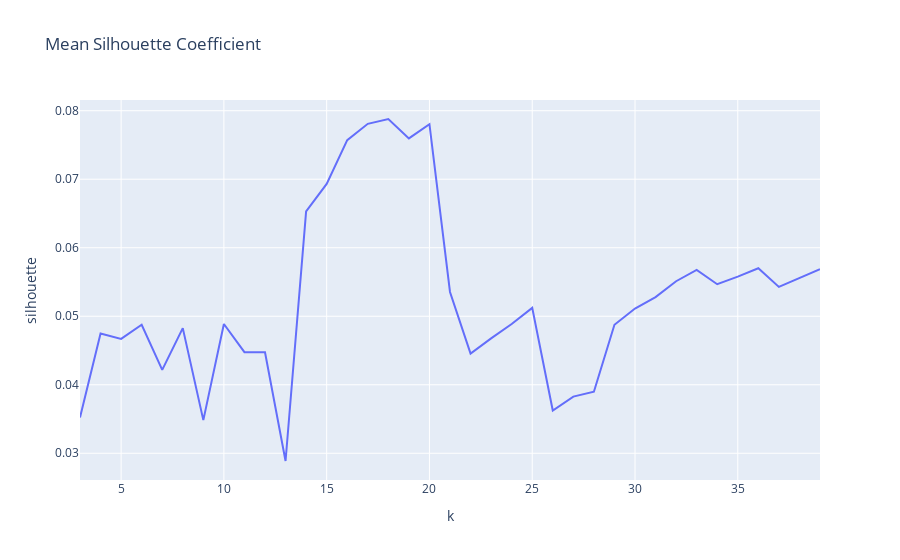

Write notebook code for a chart like this one.
### Markdown cell above
We are hoping to find an elbow in this plot where the rate of decrease abruptly changes from rapid to gradual.  This would indicate diminishing returns on computation beyond a certain k value.  We don't see any sort of elbow.  We actually have a very smooth plot which may indicate that our clustering is not good.  Let's instead look at the mean silhouette coefficient.

### Code cell
fig = px.line(df,x='k',y='silhouette',title='Mean Silhouette Coefficient')
fig.show()

### Figure 1 — Plotly figure (JSON) as saved in the notebook; plotly's stock layout.template omitted (floating-point values rounded to 4 significant figures)
{"data": [{"hovertemplate": "k=%{x}<br>silhouette=%{y}<extra></extra>", "legendgroup": "", "line": {"color": "#636efa", "dash": "solid"}, "mode": "lines", "name": "", "orientation": "v", "showlegend": false, "type": "scatter", "x": [3, 4, 5, 6, 7, 8, 9, 10, 11, 12, 13, 14, 15, 16, 17, 18, 19, 20, 21, 22, 23, 24, 25, 26, 27, 28, 29, 30, 31, 32, 33, 34, 35, 36, 37, 38, 39], "xaxis": "x", "y": [0.03524, 0.04748, 0.04669, 0.04876, 0.04217, 0.04827, 0.03484, 0.04887, 0.04476, 0.04475, 0.02887, 0.06531, 0.06931, 0.0757, 0.07809, 0.07879, 0.07597, 0.07804, 0.05354, 0.04455, 0.04677, 0.04888, 0.05122, 0.03625, 0.03827, 0.03898, 0.04875, 0.05113, 0.05279, 0.05511, 0.05676, 0.05467, 0.05578, 0.057, 0.05428, 0.0556, 0.05686], "yaxis": "y"}], "layout": {"autosize": true, "legend": {"tracegroupgap": 0}, "title": {"text": "Mean Silhouette Coefficient"}, "xaxis": {"anchor": "y", "autorange": true, "domain": [0, 1], "range": [3, 39], "title": {"text": "k"}, "type": "linear"}, "yaxis": {"anchor": "x", "autorange": true, "domain": [0, 1], "range": [0.0261, 0.08157], "title": {"text": "silhouette"}, "type": "linear"}}}
